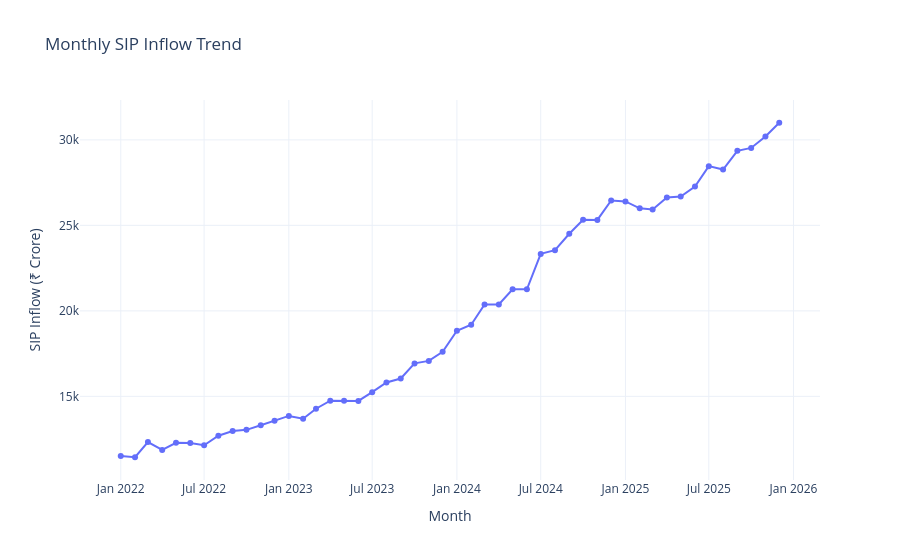

Notebook cell for this chart:
### Code cell
import plotly.express as px

fig = px.line(
    sip,
    x="month",
    y="sip_inflow_crore",
    title="Monthly SIP Inflow Trend",
    markers=True
)

fig.update_layout(
    xaxis_title="Month",
    yaxis_title="SIP Inflow (₹ Crore)",
    template="plotly_white"
)

fig.show()
